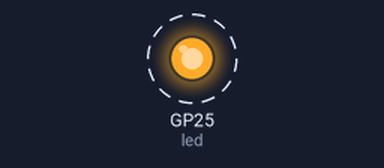
The program below on a simulated Raspberry Pi Pico running MicroPython. Parts: output pins drawn as LEDs (lit = HIGH). Dashed ring = blinking. What the program prints to the serial console is not drawn.

Above: at 0.2 s.
Timing chart, 0 to 3.5 s (numbered marks = the images above):
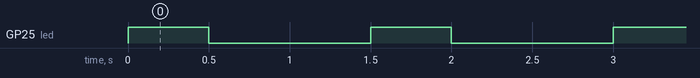

Measured:
- by itself, GP25 (led): alternates HIGH for 0.50 s and LOW for 1.0 s

The program:

main.py
```python
from machine import Pin
import time

#configure the Pin
led = Pin(25, Pin.OUT)


#loop
while True:
#    led.toggle()
    led.on()
    time.sleep_ms(500)  #sleep for 500 ms
    led.off()
    time.sleep(1)  #sleep for 1 second
    print("Hello world!")  #print the data on the console

  
```
